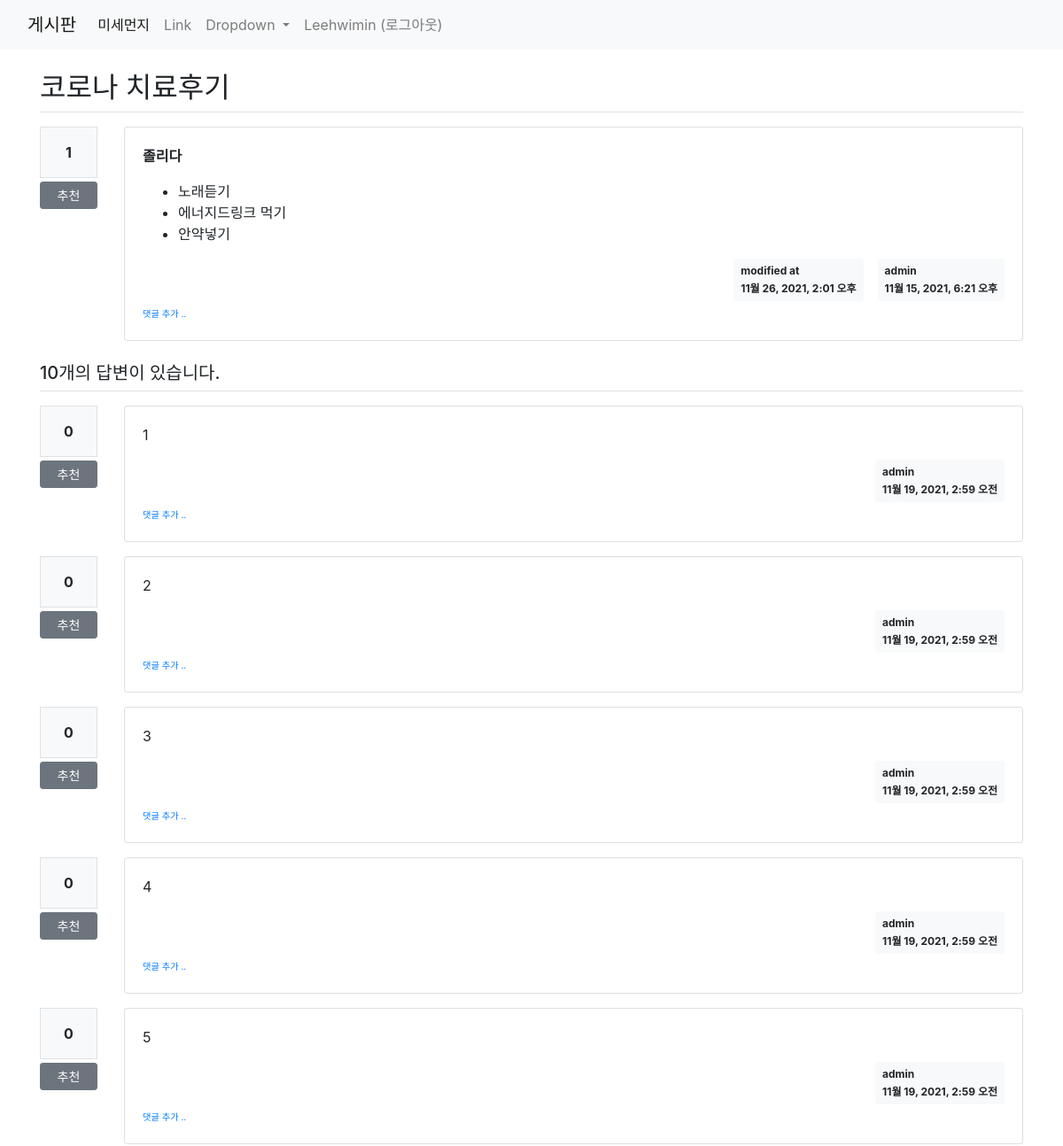
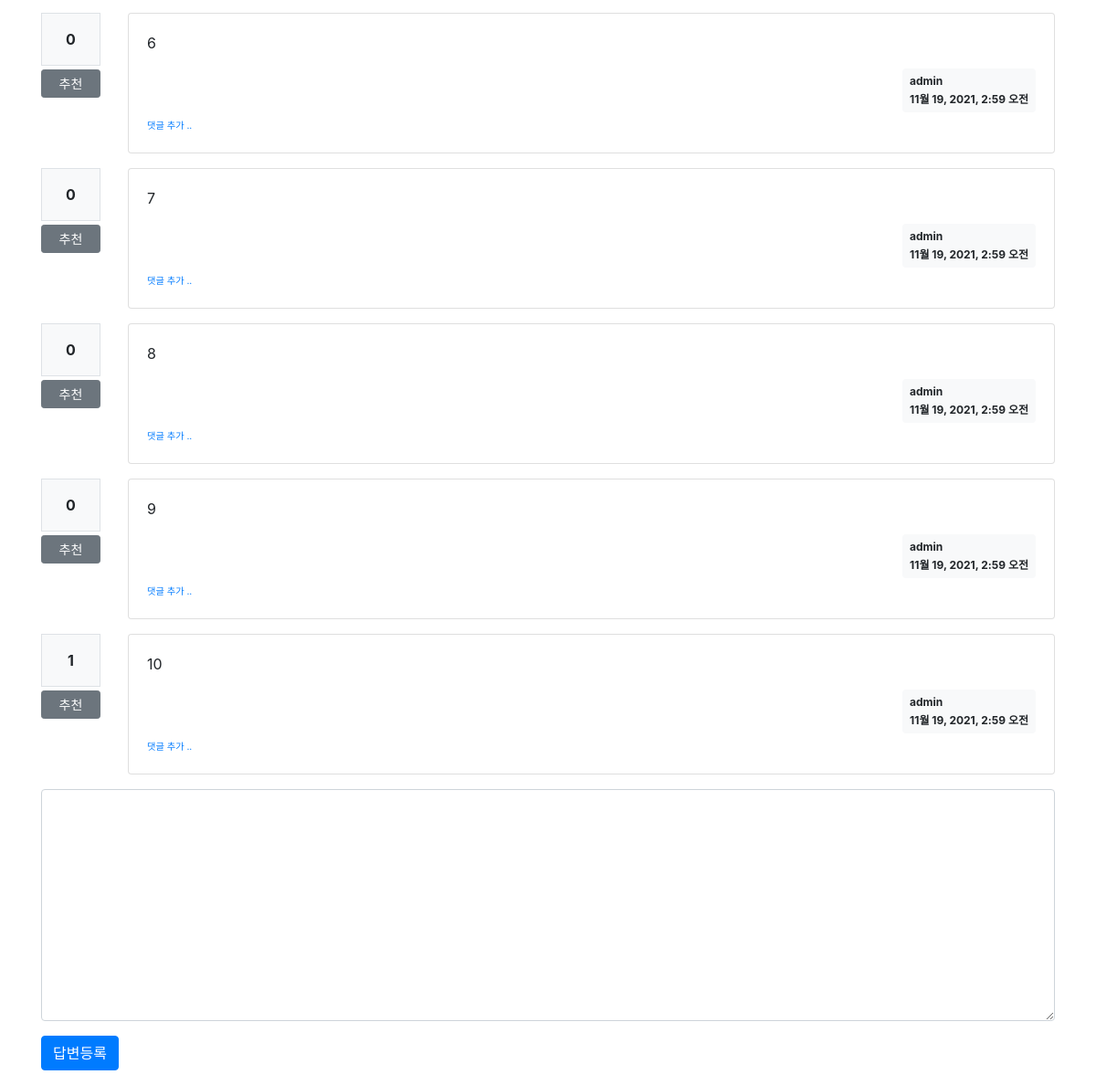
/pybo/22/ (signed in), run on the app's committed database (2 pictures, top to bottom).
### pybo/models.py (models this page shows, shortened)
class Question(models.Model):
    author = models.ForeignKey(User, on_delete=models.CASCADE, related_name='author_question')
    subject = models.CharField(max_length=200)
    content = models.TextField()
    create_date = models.DateTimeField()
    modify_date = models.DateTimeField(null=True, blank=True)
    voter = models.ManyToManyField(User, related_name='voter_question')  # 추천인 추가

class Answer(models.Model):
    author = models.ForeignKey(User, on_delete=models.CASCADE, related_name='author_answer')
    question = models.ForeignKey(Question, on_delete=models.CASCADE)
    content = models.TextField()
    create_date = models.DateTimeField()
    modify_date = models.DateTimeField(null=True, blank=True)
    voter = models.ManyToManyField(User, related_name='voter_answer')

### pybo/views/base_views.py (the view)
def detail(request, question_id):
    question = get_object_or_404(Question, pk=question_id)
    context = {'question': question}
    return render(request, 'pybo/question_detail.html', context)

### pybo/templatetags/pybo_filter.py (called while the page is built)
@register.filter()
def mark(value):
    extensions = ["nl2br", "fenced_code"]
    return mark_safe(markdown.markdown(value, extensions=extensions))

### templates/pybo/question_detail.html (shortened to what this page needs)
{% extends 'base.html' %}
{% load pybo_filter %}
{% block content %}
<div class="container my-3">
    <h2 class="border-bottom py-2">{{ question.subject }}</h2>
    <div class="row my-3">
        <div class="col-1">
            <div class="bg-light text-center p-3 border font-weight-bolder mb-1">{{question.voter.count}}</div>
            <a href="#" data-uri="{% url 'pybo:vote_question' question.id  %}"
               class="recommend btn btn-sm btn-secondary btn-block my-1">추천</a>
        </div>
        <div class="col-11">
    <div class="card">
        <div class="card-body">
            <div class="card-text">{{ question.content|mark }}</div>
            <div class="d-flex justify-content-end">
                {% if question.modify_date %}
        <div class="badge badge-light p-2 text-left mx-3">
            <div class="mb-2">modified at</div>
            <div>{{ question.modify_date }}</div>
        </div>
        {% endif %}
                <div class="badge badge-light p-2 text-left">
                    <div class="mb-2">{{ question.author.username }}</div>
                    <div>{{ question.create_date }}</div>
                </div>
            </div>
    <div>
        <a href="{% url 'pybo:comment_create_question' question.id  %}"
           class="small"><small>댓글 추가 ..</small></a>
    </div>
        </div>
    </div>
            </div>
    </div>
    <h5 class="border-bottom my-3 py-2">{{question.answer_set.count}}개의 답변이 있습니다.</h5>
    {% for answer in question.answer_set.all %}
    <div class="row my-3">
    <div class="col-1">
        <div class="bg-light text-center p-3 border font-weight-bolder mb-1">{{answer.voter.count}}</div>
        <a href="#" data-uri="{% url 'pybo:vote_answer' answer.id  %}"
            class="recommend btn btn-sm btn-secondary btn-block my-1">추천</a>
    </div>
    <div class="col-11">
    <div class="card">
        <div class="card-body">
            <div class="card-text">{{ answer.content|mark }}</div>
            <div class="d-flex justify-content-end">
                <div class="badge badge-light p-2 text-left">
                    <div class="mb-2">{{ answer.author.username }}</div>
                    <div>{{ answer.create_date }}</div>
                </div>
            </div>
        <div>
            <a href="{% url 'pybo:comment_create_answer' answer.id  %}"
               class="small"><small>댓글 추가 ..</small></a>
        </div>
        </div>
    </div>
         </div>
</div>
    {% endfor %}
    <form action="{% url 'pybo:answer_create' question.id %}" method="post" class="my-3">
        <div class="form-group">
            <textarea {% if not user.is_authenticated %}disabled{% endif %}
              name="content" id="content" class="form-control" rows="10"></textarea>
        </div>
        <input type="submit" value="답변등록" class="btn btn-primary">
    </form>
</div>
{% endblock %}

### templates/navbar.html (shortened to what this page needs)
<nav class="navbar navbar-expand-lg navbar-light bg-light">
  <div class="container-fluid">
<a class="navbar-brand" href="/">게시판</a>
    <div class="collapse navbar-collapse" id="navbarSupportedContent">
      <ul class="navbar-nav me-auto mb-2 mb-lg-0">
        <li class="nav-item">
          <a class="nav-link active" aria-current="page" href="{% url 'dust:index' %}">미세먼지</a>
        </li>
        <li class="nav-item">
          <a class="nav-link" href="#">Link</a>
        </li>
        <li class="nav-item dropdown">
          <a class="nav-link dropdown-toggle" href="#" id="navbarDropdown" role="button" data-bs-toggle="dropdown" aria-expanded="false">
            Dropdown
          </a>
        </li>
    <div class="collapse navbar-collapse flex-grow-0" id="navbarNav">
        <ul class="navbar-nav">
            <li class="nav-item ">
                {% if user.is_authenticated %}
    <a class="nav-link" href="{% url 'common:logout' %}">{{ user.username }} (로그아웃)</a>
    {% else %}
                <a class="nav-link" href="{% url 'common:login' %}">로그인</a>
                {% endif %}
            </li>
        </ul>
    </div>
    </div>
  </div>
</nav>

### data on the page
Question: subject "코로나 치료후기", voter.count "1", content|mark "졸리다 노래듣기 에너지드링크 먹기 안약넣기", modify_date "11월 26, 2021, 2:01 오후", author.username "admin", create_date "11월 15, 2021, 6:21 오후", answer_set.count "10"
Answer: voter.count "0", content|mark "1", author.username "admin", create_date "11월 19, 2021, 2:59 오전"
Answer: voter.count "0", content|mark "2", author.username "admin", create_date "11월 19, 2021, 2:59 오전"
Answer: voter.count "0", content|mark "3", author.username "admin", create_date "11월 19, 2021, 2:59 오전"
Answer: voter.count "0", content|mark "4", author.username "admin", create_date "11월 19, 2021, 2:59 오전"
Answer: voter.count "0", content|mark "5", author.username "admin", create_date "11월 19, 2021, 2:59 오전"
Answer: voter.count "0", content|mark "6", author.username "admin", create_date "11월 19, 2021, 2:59 오전"
Answer: voter.count "0", content|mark "7", author.username "admin", create_date "11월 19, 2021, 2:59 오전"
Answer: voter.count "0", content|mark "8", author.username "admin", create_date "11월 19, 2021, 2:59 오전"
Answer: voter.count "0", content|mark "9", author.username "admin", create_date "11월 19, 2021, 2:59 오전"
Answer: voter.count "1", content|mark "10", author.username "admin", create_date "11월 19, 2021, 2:59 오전"

### other printed values
{{ user.username }} "Leehwimin"
